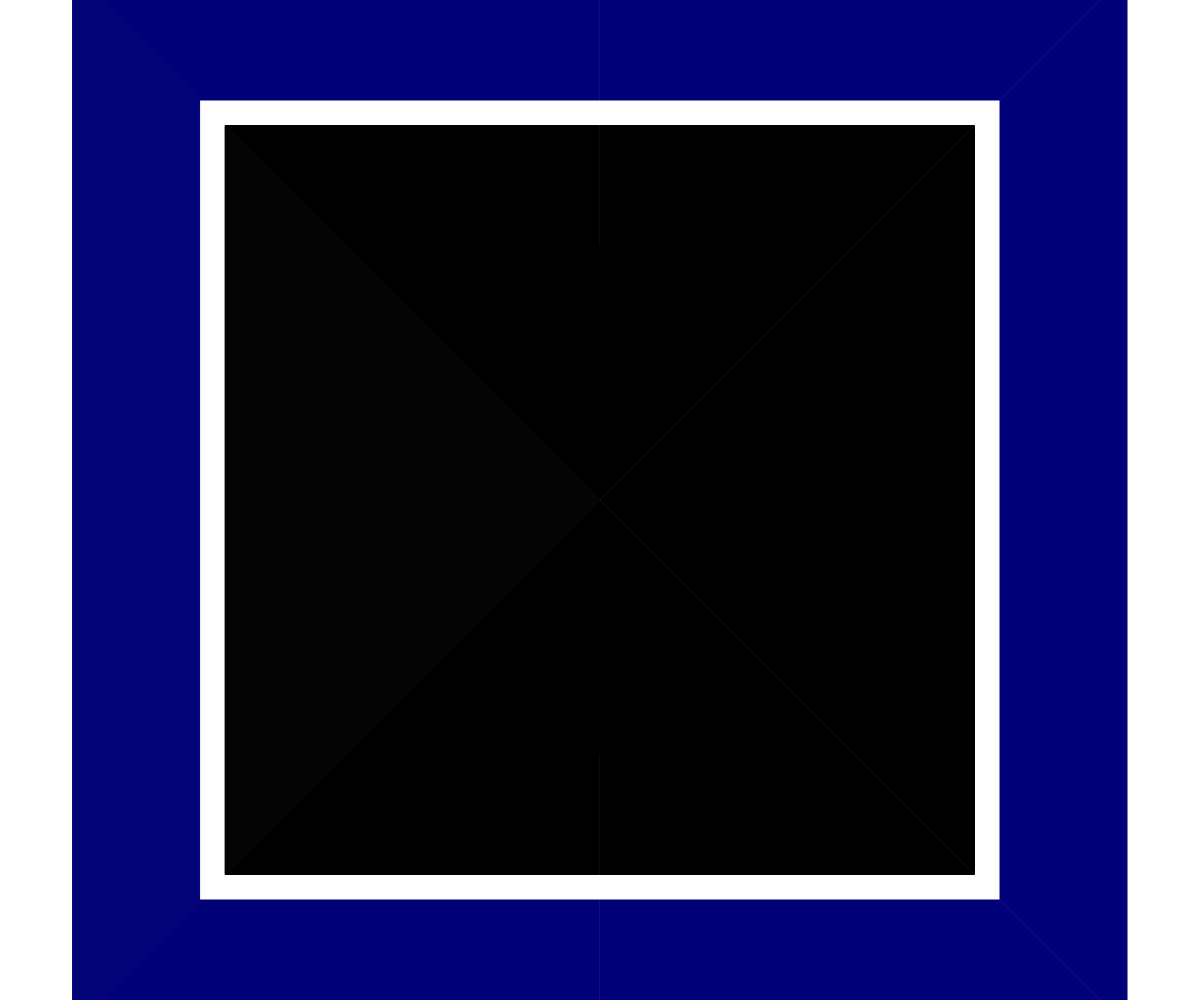
Frame 1 (no input)
Frame 60 (no input): identical to frame 1, image omitted
Frame 120 (the mouse pressed at the canvas centre since frame 60): identical to frame 1, image omitted

The p5.js sketch that drew this single still picture (run headless with seeded random() and noise() and a simulated clock; from frame 60 on, the mouse is pressed at the canvas centre):

// p5.js sketch
// ── sketch.js
//https://massmoca.org/event/walldrawing583hf/
// WALL DRAWING 583H&F
function setup() {
 createCanvas(windowWidth, windowHeight);
 background(255);
 
 
 for(i=0; i< 255; i++){
 rectMode(CENTER);
 noFill();
 stroke(0,0,120);
 strokeWeight(1);
 rect(windowWidth/2, windowHeight/2, 800+i,800+i);
 }
for(i=0; i< 750; i++){
 rectMode(CENTER);
 noFill();
 stroke(0,0,0);
 strokeWeight(1);
 rect(windowWidth/2, windowHeight/2, i,i);
 }
}
function draw() {
  
}
